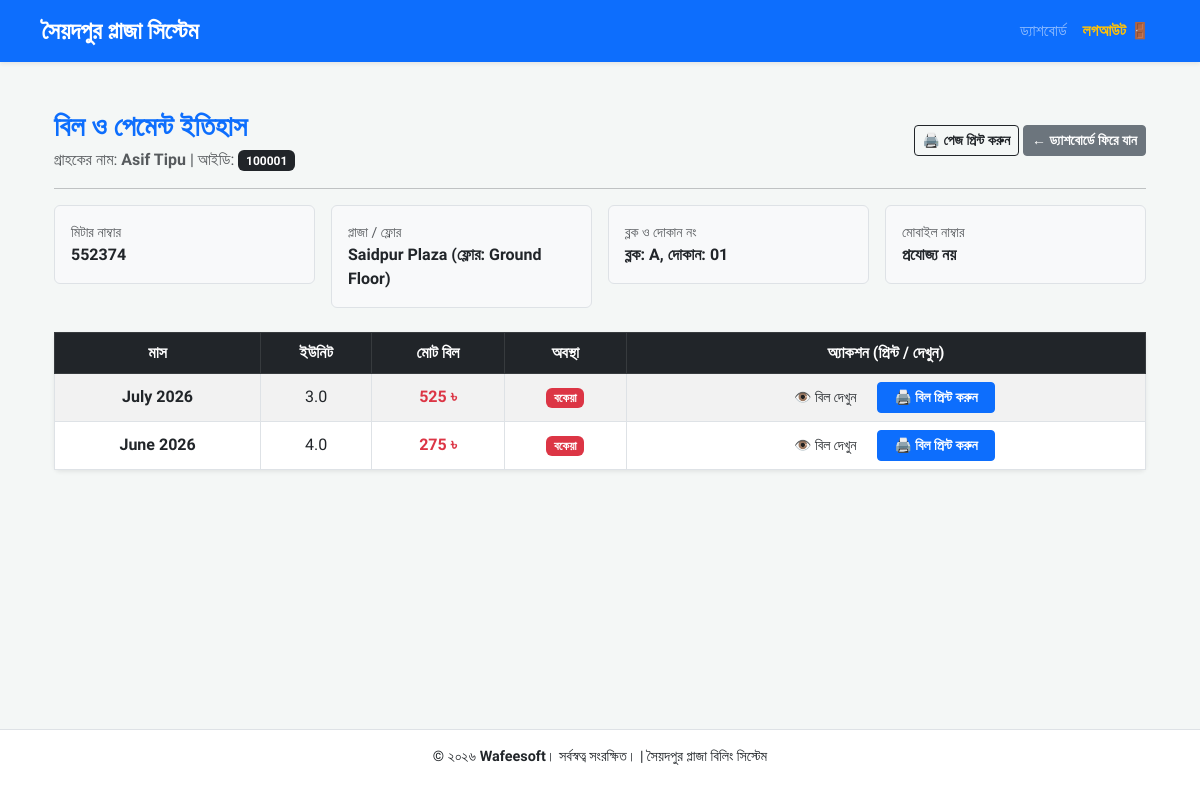
/customer_history/100001 (signed in), run on the app's committed database.
### tables this page shows
CREATE TABLE "customers" (
	"customer_id"	TEXT,
	"meter_no"	TEXT NOT NULL,
	"owner_name"	TEXT NOT NULL,
	"plaza_name"	TEXT NOT NULL,
	"floor_no"	TEXT NOT NULL,
	"block_no"	TEXT NOT NULL,
	"shop_no"	TEXT NOT NULL,
	"unit_rate"	REAL DEFAULT 0.0,
	"allocated_load"	REAL DEFAULT 0.0,
	"rate_per_kw"	REAL DEFAULT 0.0,
	"initial_reading"	REAL DEFAULT 0.0,
	"password"	TEXT DEFAULT '123456',
	"connection_status"	TEXT DEFAULT 'Connected',
	"disconnect_reason"	TEXT DEFAULT '',
	PRIMARY KEY("customer_id")
);

CREATE TABLE "bills" (
	"id"	INTEGER,
	"bill_no"	TEXT,
	"customer_id"	INTEGER,
	"meter_no"	TEXT,
	"owner_name"	TEXT,
	"bill_month"	TEXT,
	"plaza_name"	TEXT,
	"floor_no"	TEXT,
	"block_no"	TEXT,
	"shop_no"	TEXT,
	"bill_issue_date"	TEXT,
	"due_date"	TEXT NOT NULL,
	"curr_reading_date"	TEXT,
	"prev_reading_date"	TEXT,
	"current_reading"	REAL DEFAULT 0.0,
	"previous_reading"	REAL DEFAULT 0.0,
	"units_consumed"	REAL DEFAULT 0.0,
	"energy_charge"	REAL DEFAULT 0.0,
	"demand_charge"	REAL DEFAULT 0.0,
	"misc_charge"	REAL DEFAULT 0.0,
	"principal_amount"	REAL DEFAULT 0.0,
	"vat"	REAL DEFAULT 0.0,
	"current_month_total"	REAL DEFAULT 0.0,
	"arrears"	REAL DEFAULT 0.0,
	"total_payable"	INTEGER,
	"late_fee"	REAL DEFAULT 0.0,
	"total_payable_after_due"	INTEGER,
	"note_1"	TEXT,
	"note_2"	TEXT,
	"note_3"	TEXT,
	"is_locked"	INTEGER DEFAULT 0,
	"status"	TEXT DEFAULT 'Unpaid',
	"paid_amount"	REAL DEFAULT 0.0,
	"payment_date"	TEXT,
	"payment_method"	TEXT,
	"received_by"	TEXT,
	"prepared_by"	TEXT,
	PRIMARY KEY("id" AUTOINCREMENT),
	FOREIGN KEY("customer_id") REFERENCES "customers"("customer_id")
);

### app.py (the view)
@app.route('/customer_history/<string:c_id>')
@role_required(['admin', 'moderator', 'viewer'])
def customer_history(c_id):
    conn = get_db_connection()
    customer = conn.execute('SELECT * FROM customers WHERE customer_id = ?', (c_id,)).fetchone()
    history = conn.execute('SELECT * FROM bills WHERE customer_id = ? ORDER BY id DESC', (c_id,)).fetchall()
    conn.close()
    if not customer:
        flash('গ্রাহক পাওয়া যায়নি!', 'danger')
        return redirect(url_for('billing_dashboard'))
    return render_template('customer_history.html', customer=customer, history=history)

### app.py (called while the page is built)
def get_db_connection():
    conn = sqlite3.connect(DB_PATH)
    conn.row_factory = sqlite3.Row
    return conn

def role_required(allowed_roles):
    def decorator(f):
        @wraps(f)
        def decorated_function(*args, **kwargs):
            if 'role' not in session:
                flash('দয়া করে আগে লগইন করুন।', 'danger')
                return redirect(url_for('login'))
            user_role = session['role']
            if user_role not in allowed_roles:
                flash('এই পেজে প্রবেশ করার আপনার অনুমতি নেই!', 'danger')
                return redirect(url_for('dashboard')) # অথবা অন্য কোনো পেজ
            return f(*args, **kwargs)
        return decorated_function
    return decorator

@app.context_processor
def inject_user_role():
    username = session.get('username', 'Guest')
    user_role = session.get('user_role', 'None')
    return dict(username=username, user_role=user_role)

### templates/customer_history.html (shortened to what this page needs)
{% extends 'base.html' %}
{% block content %}
<div class="container mt-4">
    <div class="d-flex justify-content-between align-items-center mb-3 flex-wrap gap-2">
        <div>
            <h3 class="fw-bold text-primary mb-1">বিল ও পেমেন্ট ইতিহাস</h3>
            <p class="text-muted mb-0">গ্রাহকের নাম: <strong>{{ customer.owner_name }}</strong> | আইডি: <span class="badge bg-dark">{{ customer.customer_id }}</span></p>
        </div>
        <div>
            <button onclick="window.print()" class="btn btn-outline-dark btn-sm fw-bold">🖨️ পেজ প্রিন্ট করুন</button>
            <a href="{{ url_for('billing_dashboard') }}" class="btn btn-secondary btn-sm fw-bold">← ড্যাশবোর্ডে ফিরে যান</a>
        </div>
    </div>
    <hr>
    <div class="row mb-4 g-3">
        <div class="col-md-3">
            <div class="p-3 border rounded bg-light">
                <small class="text-muted d-block">মিটার নাম্বার</small>
                <span class="fw-bold">{{ customer.meter_no }}</span>
            </div>
        </div>
        <div class="col-md-3">
            <div class="p-3 border rounded bg-light">
                <small class="text-muted d-block">প্লাজা / ফ্লোর</small>
                <span class="fw-bold">{{ customer.plaza_name }} (ফ্লোর: {{ customer.floor_no }})</span>
            </div>
        </div>
        <div class="col-md-3">
            <div class="p-3 border rounded bg-light">
                <small class="text-muted d-block">ব্লক ও দোকান নং</small>
                <span class="fw-bold">ব্লক: {{ customer.block_no }}, দোকান: {{ customer.shop_no }}</span>
            </div>
        </div>
        <div class="col-md-3">
            <div class="p-3 border rounded bg-light">
                <small class="text-muted d-block">মোবাইল নাম্বার</small>
                <span class="fw-bold">{{ customer.phone or 'প্রযোজ্য নয়' }}</span>
            </div>
        </div>
    </div>
    <div class="card shadow-sm border-0">
        <div class="card-body p-0">
            <div class="table-responsive">
                <table class="table table-striped table-bordered table-hover mb-0 align-middle">
                    <thead class="table-dark text-center">
                        <tr>
                            <th>মাস</th>
                            <th>ইউনিট</th>
                            <th>মোট বিল</th>
                            <th>অবস্থা</th>
                            <th>অ্যাকশন (প্রিন্ট / দেখুন)</th>
                        </tr>
                    </thead>
                    <tbody class="text-center">
                        {% for bill in history %}
                        <tr>
                            <td class="fw-bold">{{ bill.bill_month }}</td>
                            <td>{{ bill.units_consumed }}</td>
                            <td class="text-danger fw-bold">{{ bill.total_payable }} ৳</td>
                            <td>
                                {% if bill.status == 'Paid' %}
                                    <span class="badge bg-success">পরিশোধিত</span>
                                {% else %}
                                    <span class="badge bg-danger">বকেয়া</span>
                                {% endif %}
                            </td>
                            <td>
                                <a href="{{ url_for('view_bill', bill_id=bill.id) }}" target="_blank" class="btn btn-view-bill btn-sm rounded-pill px-3">
                                    👁️ বিল দেখুন
                                </a>
                                <a href="{{ url_for('view_bill', bill_id=bill.id) }}" target="_blank" class="btn btn-primary btn-sm fw-bold px-3">
                                    🖨️ বিল প্রিন্ট করুন
                                </a>
                            </td>
                        </tr>
                        {% else %}
                        <tr>
                            <td colspan="5" class="text-center text-muted py-4 fw-bold">এই গ্রাহকের কোনো বিলের ইতিহাস নেই।</td>
                        </tr>
                        {% endfor %}
                    </tbody>
                </table>
            </div>
        </div>
    </div>
</div>
{% endblock %}

### templates/base.html (style rules this page uses)
body { font-family: 'Hind Siliguri', sans-serif; background-color: #f4f7f6; display: flex; flex-direction: column; min-height: 100vh; }

### data on the page
customers: owner_name "Asif Tipu", customer_id "100001", meter_no "552374", plaza_name "Saidpur Plaza", floor_no "Ground Floor", block_no "A", shop_no "01"
bills: bill_month "July 2026", units_consumed "3.0", total_payable "525", status "বকেয়া"
bills: bill_month "June 2026", units_consumed "4.0", total_payable "275", status "বকেয়া"

### other printed values
{{ customer.phone or 'প্রযোজ্য নয়' }} "প্রযোজ্য নয়"
